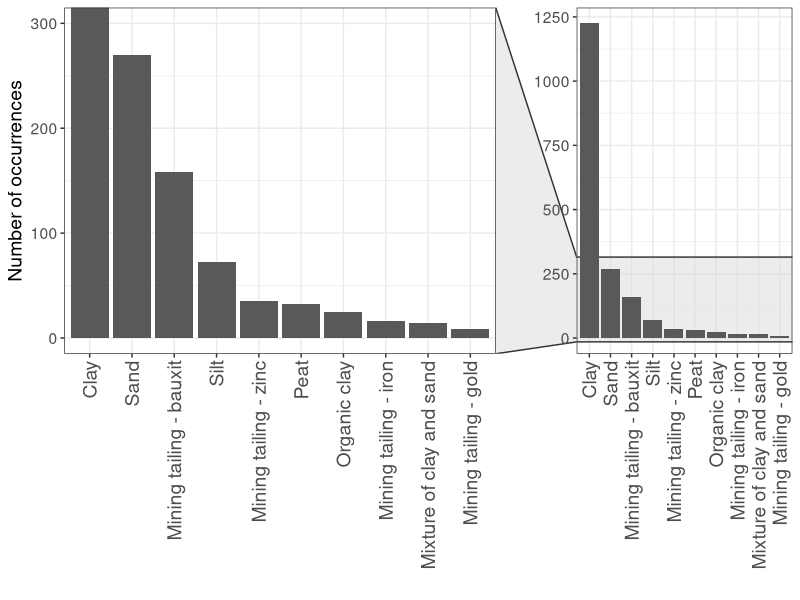
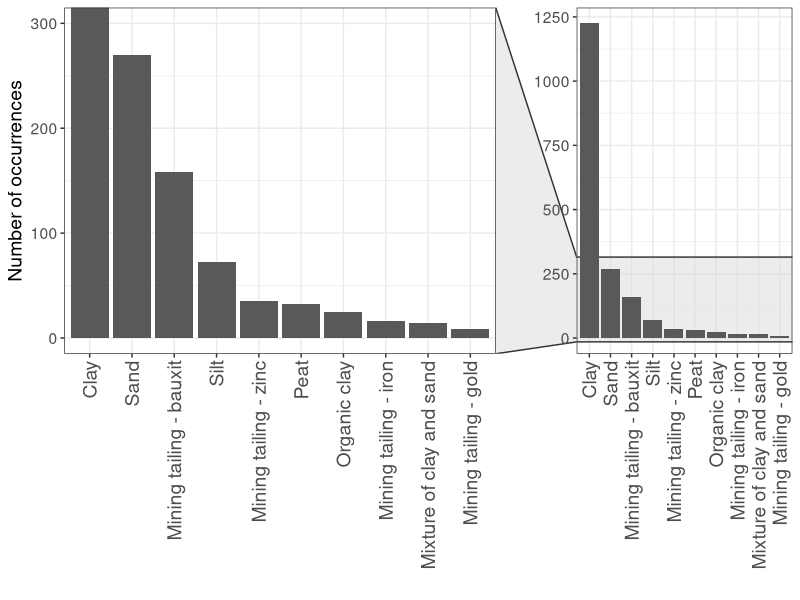

The R script that drew these images, in order: (Note: this script raises an error after producing the figures.)
pacotes <- c("tidyverse","ggrepel","fastDummies","knitr", "splines",
             "reshape2","PerformanceAnalytics","metan","correlation",
             "see","ggraph","nortest","rgl","car","olsrr","jtools",
             "ggstance","cowplot","beepr","factoextra","neuralnet",
             "ggpubr","GGally", "viridis", "plyr", "ggforce")

if(sum(as.numeric(!pacotes %in% installed.packages())) != 0){
  instalador <- pacotes[!pacotes %in% installed.packages()]
  for(i in 1:length(instalador)) {
    install.packages(instalador, dependencies = T)
    break()}
  sapply(pacotes, require, character = T) 
} else {
  sapply(pacotes, require, character = T) 
}


#-----------------------------DATASET -----------------------------------------------#
solos <- read.csv("data/dataset.csv", sep = ";", header = T, dec = ",")
#Removing gamma superior to 50
solos <- solos[solos$gamma<=50,]
#normalizing measurements to a lower limit equal to 0
solos$fs[solos$fs<0] <- 0
solos$u[solos$u<0] <-0 
# removing NAs
solos<-na.omit(solos)

solos <- within(solos, 
                   Soil <- factor(Soil, 
                                      levels=names(sort(table(Soil), 
                                                        decreasing=TRUE))))

#plotting soils information
ggplot(solos) +
 geom_bar(aes(x=Soil)) +
  labs(x="",y="Number of occurrences")+
  theme_bw()+
  #theme(text = element_text(family = "Arial"))+
  facet_zoom(ylim = c(0, 300))+
  theme(plot.title = element_blank(), axis.text.x=element_text(angle=90,hjust=1,vjust=0.5,size=14),text = element_text(size = 14))   

ggsave("soils.pdf",height=8,width = 16)

# Histograma do G
ggplot(solos, aes(G))+
  geom_histogram()+
  xlab("G") +ylab("Frequency") +
  theme_bw()+
  theme(text = element_text(family = "Arial"))+
  theme(legend.text = element_text( size = 16),legend.position=c(0.92,0.85),axis.text = element_text(size = 20), axis.title = element_text(size = 20),text = element_text(size = 20))   
ggsave("Histogram of G.png",height=8,width = 8)

# Histograma do G por tipo de solo:

solos %>%
  ggplot(aes(x=G, color=Soil, fill=Soil)) +
  labs(y="Probability distribution function (%)")+
 # geom_density()+
  #geom_histogram(aes(y=..density..), alpha=0.5, position="identity")+
  geom_density(alpha=.5) +
  scale_fill_viridis(discrete = T )+
  scale_color_viridis(discrete = T)+
  #guides(fill=guide_legend(title="Tipo de solo"),color=guide_legend(title="Tipo de solo"))+
  theme_bw()+
  theme(text = element_text(family = "Arial"))+
  theme(legend.title = element_blank(), legend.position=c(0.85,0.75) )+
  theme(plot.title = element_blank(),text = element_text(size = 14)) 
ggsave("Density function of G by soil type - before outliers treatment.png",height=8,width = 8)

#-----------------------------OUTLIERS TREATMENT-------------------------------#
outliers_removal <- function(dataset){
  tipos_solos <- unique(dataset[,1])
  for(tipo in tipos_solos){
    ##############FS############################
    qnt <- quantile(dataset[dataset$Soil==tipo,"fs"], probs=c(.25, .75), na.rm = T)
    caps <- quantile(dataset[dataset$Soil==tipo,"fs"], probs=c(.05, .95), na.rm = T)
    H <- 1.5 * IQR(dataset[dataset$Soil==tipo,"fs"], na.rm = T)
    dataset[dataset$Soil == tipo & dataset$fs  > qnt[2]+H,"fs"] <- caps[2]
    dataset[dataset$Soil == tipo & dataset$fs  < qnt[1]-H,"fs"] <- caps[1]
    ##############G############################
    qnt <- quantile(dataset[dataset$Soil==tipo,"G"], probs=c(.25, .75), na.rm = T)
    caps <- quantile(dataset[dataset$Soil==tipo,"G"], probs=c(.05, .95), na.rm = T)
    H <- 1.5 * IQR(dataset[dataset$Soil==tipo,"G"], na.rm = T)
    dataset[dataset$Soil == tipo & dataset$G  > qnt[2]+H,"G"] <- caps[2]
    dataset[dataset$Soil == tipo & dataset$G  < qnt[1]-H,"G"] <- caps[1]
    ##############u############################
    qnt <- quantile(dataset[dataset$Soil==tipo,"u"], probs=c(.25, .75), na.rm = T)
    caps <- quantile(dataset[dataset$Soil==tipo,"u"], probs=c(.05, .95), na.rm = T)
    H <- 1.5 * IQR(dataset[dataset$Soil==tipo,"u"], na.rm = T)
    dataset[dataset$Soil == tipo & dataset$u  > qnt[2]+H,"u"] <- caps[2]
    dataset[dataset$Soil == tipo & dataset$u  < qnt[1]-H,"u"] <- caps[1]
    ##############qt############################
    qnt <- quantile(dataset[dataset$Soil==tipo,"qt"], probs=c(.25, .75), na.rm = T)
    caps <- quantile(dataset[dataset$Soil==tipo,"qt"], probs=c(.05, .95), na.rm = T)
    H <- 1.5 * IQR(dataset[dataset$Soil==tipo,"qt"], na.rm = T)
    dataset[dataset$Soil == tipo & dataset$qt  > qnt[2]+H,"qt"] <- caps[2]
    dataset[dataset$Soil == tipo & dataset$qt  < qnt[1]-H,"qt"] <- caps[1]
  }
  return(dataset)
}
summary(solos)
solos <- outliers_removal(solos)

summary(solos)
solos %>%
  ggplot(aes(x=G, color=Soil, fill=Soil)) +
  labs(y="Probability distribution function (%)")+
  # geom_density()+
  #geom_histogram(aes(y=..density..), alpha=0.5, position="identity")+
  geom_density(alpha=.5) +
  scale_fill_viridis(discrete = T )+
  scale_color_viridis(discrete = T)+
  #guides(fill=guide_legend(title="Tipo de solo"),color=guide_legend(title="Tipo de solo"))+
  theme_bw()+
  theme(text = element_text(family = "Arial"))+
  theme(legend.title = element_blank(), legend.position=c(0.85,0.75) )+
  theme(plot.title = element_blank(),text = element_text(size = 14)) 
ggsave("Density function of G by soil type - after outliers treatment.png",height=8,width = 8)
#1861 --> ajustou os outliers
##################################################################################
#                               ESTUDO DAS CORRELAÇÕES                           #
##################################################################################
#A função correlation do pacote correlation faz com que seja estruturado um
#diagrama interessante que mostra a inter-relação entre as variáveis e a
#magnitude das correlações entre elas
f<-ggpairs(solos[2:6], aes( alpha = 0.4))
f +
  theme_bw()+
  theme(text = element_text(family = "Arial"))+
  theme(plot.title = element_blank(),axis.text = element_text(size = 14), axis.title = element_text(size = 14),text = element_text(size = 14))   
ggsave("scatter.png",height=8,width = 8)

##################################################################################
#     ESTIMANDO UM MODELO MÚLTIPLO COM AS VARIÁVEIS DA BASE DE DADOS solos    
#     TRATA-SE DE UMA REGRESSÃO LINEAR
##################################################################################
#Estimando a Regressão Múltipla
modelo_solos <- lm(formula = gamma ~ . - Soil,
                      data = solos)
summary(modelo_solos)
#################################################################################
#     LOGARITIMIC FUNCTION APPLIED TO FS, QT AND U
#############################################################################
solos$logFs <- log(solos$fs+1)
solos$logqt <- log(solos$qt+1)
solos$UTransf <- log(solos$u+1)
modelo_log <- lm(gamma~G+logqt+logFs+UTransf  ,
                 data = solos)
saveRDS(modelo_log, "model_log.rds")
solos$yhat_lm_log <- modelo_log$fitted.values

###############NEURAL NETWORK##############################
solos_nn <- select(solos, c(gamma, G,qt,fs,u,yhat_lm_log))

#Scaling data for performance
set.seed(42)
max_data <- apply(solos_nn, 2, max) 
min_data <- apply(solos_nn, 2, min)
scaled <- scale(solos_nn,center = min_data, scale = max_data - min_data)

index = sample(1:nrow(solos_nn),round(0.70*nrow(solos_nn)))
train_data <- as.data.frame(scaled[index,])
test_data <- as.data.frame(scaled[-index,])

set.seed(42)
nn <- neuralnet(gamma~.,data=train_data,hidden=c(32,16,8,4),linear.output=T)
saveRDS(nn, "model_nn_train_data.rds")
nn_all <- neuralnet(gamma~.,data=scaled,hidden=c(32,16,8,4),linear.output=T)
saveRDS(nn_all, "model_nn_all_data.rds")

pr.nn <- compute(nn,test_data[,2:6])
pr.all <- compute(nn,scaled[,2:6])

test_data$yhat_nn <- pr.nn$net.result

##########################################################################
# PLOTTING RESULTS
##########################################################################
rsq <- function (x, y) cor(x, y) ^ 2
solos$yhat_lm <- modelo_solos$fitted.values
solos$yhat_lm_log <- modelo_log$fitted.values
solos$yhat_nn <- pr.all$net.result*(max(solos$gamma)-min(solos$gamma))+min(solos$gamma)

solos$diff_nn <- abs(solos$gamma - solos$yhat_nn)/solos$gamma
solos$diff_lm <- abs(solos$gamma - solos$yhat_lm)/solos$gamma
solos$diff_lm_log <- abs(solos$gamma - solos$yhat_lm_log)/solos$gamma

#scatter plot - linear regression
eqn <- sprintf(
  "italic(gamma) == %.3g + %.3g * italic(G) + %.3g*qt + %.3g*fs +%.3g*u * ',' ~~ italic(r)^2 ~ '=' ~ %.2g",
  coef(modelo_solos)[1],
  coef(modelo_solos)[2],
  coef(modelo_solos)[3],
  coef(modelo_solos)[4],
  coef(modelo_solos)[5],
  summary(modelo_solos)$r.squared
)
solos %>%
  ggplot() +
  geom_point(aes(x = gamma, y = yhat_lm),
             color = "black", alpha = 0.6, size = 2) +
  geom_smooth(aes(x = gamma, y = gamma), method = "lm", 
              color = "grey30", size = 1.05,
              linetype = "longdash") +
  annotate("text",x = Inf, y = -Inf,label = eqn, parse = TRUE,hjust = 1.1, vjust = -.5, size=4  )+
  labs(x = "Soil unit weight (kN/m³)", y = "Estimated soil unit weight (kN/m³)") +
  theme_bw() +
  theme(text = element_text(family = "Arial"))+
  theme(legend.text = element_text( size = 16),legend.position=c(0.92,0.85),axis.text = element_text(size = 20), axis.title = element_text(size = 20),text = element_text(size = 20))   

ggsave("linear_model.png",height=8,width = 8)

#linear regression with log
rsq(solos$gamma,solos$yhat_lm_log)
eqn <- sprintf(
  "italic(gamma) ==  %.3g + %.3g * italic(G) + %.3g*log(qt) + %.3g*log(fs) + %.3g*log(u) * ',' ~~ italic(r)^2 ~ '=' ~ %.2g",
  coef(modelo_log)[1],
  coef(modelo_log)[2],
  coef(modelo_log)[3],
  coef(modelo_log)[4],
  coef(modelo_log)[5],
  rsq(solos$gamma,solos$yhat_lm_log)
)

solos %>%
  ggplot() +
  geom_point(aes(x = gamma, y = yhat_lm_log),
             color = "black", alpha = 0.6, size = 2) +
  geom_smooth(aes(x = gamma, y = gamma), method = "lm", 
              color = "grey30", size = 1.05,
              linetype = "longdash") +
  annotate("text",x = Inf, y = -Inf,label = eqn, parse = TRUE,hjust = 1.1, vjust = -.5, size=4  )+
  labs(x = "Soil unit weight (kN/m³)", y = "Estimated soil unit weight (kN/m³)") +
  theme_bw() +
  theme(text = element_text(family = "Arial"))+
  theme(legend.text = element_text( size = 16),legend.position=c(0.92,0.85),axis.text = element_text(size = 20), axis.title = element_text(size = 20),text = element_text(size = 20))   

ggsave("linear_model_log.png",height=8,width = 8)


#gerando um gráfico do modelo de regressão RNA
eqn <- sprintf(
  "Hidden ~ layers:~ 4 * ',' ~~ italic(r)^2 ~ '=' ~ %.2g",
  rsq(test_data$gamma,test_data$yhat_nn)
)

test_data %>%
  ggplot() +
  geom_point(aes(x = gamma, y = yhat_nn),
             color = "black", alpha = 0.6, size = 2) +
  geom_smooth(aes(x = gamma, y = gamma), method = "lm", 
              color = "grey30", size = 1.05,
              linetype = "longdash") +
  annotate("text",x = Inf, y = -Inf,label = eqn, parse = TRUE,hjust = 1.1, vjust = -.5, size=4  )+
  labs(x = "Soil unit weight (kN/m³)", y = "Estimated soil unit weight (kN/m³)") +
  theme_bw() +
  theme(text = element_text(family = "Arial"))+
  theme(legend.text = element_text( size = 16),legend.position=c(0.92,0.85),axis.text = element_text(size = 20), axis.title = element_text(size = 20),text = element_text(size = 20))   

ggsave("test_data_nn_scaled_entrada_log_4_camadas.png",height=8,width = 8)


#gerando um gráfico do modelo de regressão RNA
eqn <- sprintf(
  "Hidden ~ layers: ~ 4* ',' ~~ italic(r)^2 ~ '=' ~ %.2g",
  rsq(solos$gamma,solos$yhat_nn)
)

solos %>%
  ggplot() +
  geom_point(aes(x = gamma, y = yhat_nn),
             color = "black", alpha = 0.6, size = 2) +
  geom_smooth(aes(x = gamma, y = gamma), method = "lm", 
              color = "grey30", size = 1.05,
              linetype = "longdash") +
  annotate("text",x = Inf, y = -Inf,label = eqn, parse = TRUE,hjust = 1.1, vjust = -.5, size=4  )+
  labs(x = "Soil unit weight (kN/m³)", y = "Estimated soil unit weight (kN/m³)") +
  theme_bw() +
  theme(text = element_text(family = "Arial"))+
  theme(legend.text = element_text( size = 16),legend.position=c(0.92,0.85),axis.text = element_text(size = 20), axis.title = element_text(size = 20),text = element_text(size = 20))   

ggsave("neural_network_entrada_log_4_camadas.png",height=8,width = 8)

